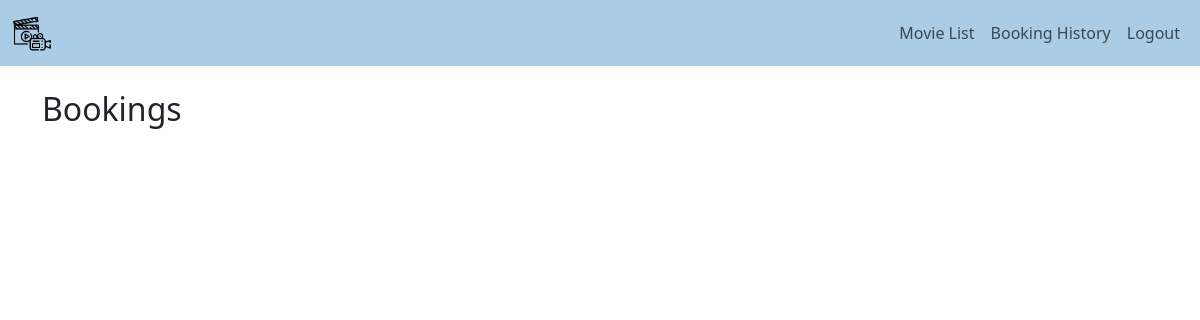
Page /booking_history/ (signed in) on the earlier database version.
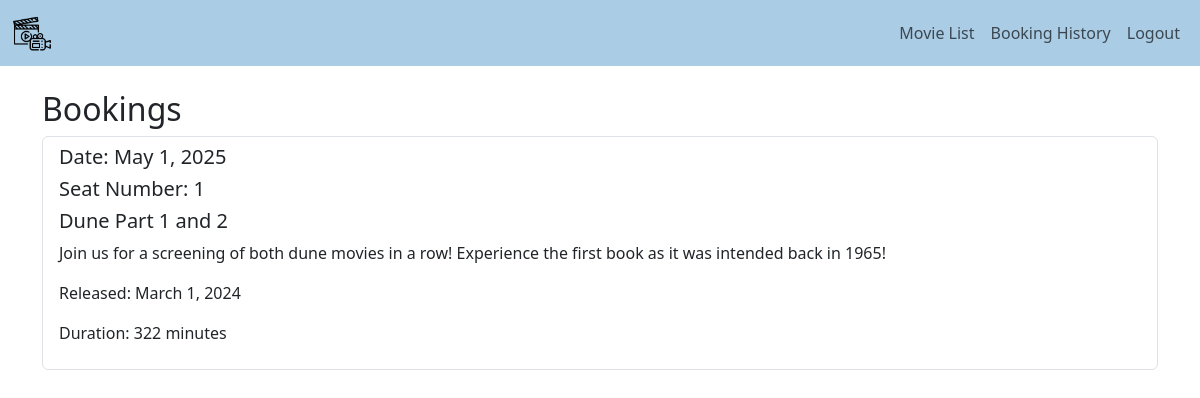
Same page on the later database version.
### bookings/models.py (models this page shows, shortened)
class Booking(models.Model):
    movie = models.ForeignKey(Movie, on_delete=models.PROTECT)
    seat = models.ForeignKey(Seat, on_delete=models.PROTECT)
    user = models.ForeignKey(User, on_delete=models.PROTECT)
    booking_date = models.DateField(default=now)
    class Meta:
        unique_together = ('seat', 'booking_date', 'user')

class Seat(models.Model):
    seat_number = models.SmallIntegerField(validators=[MinValueValidator(1), MaxValueValidator(10)], unique=True)
    booking_status = models.BooleanField(default=False)

class Movie(models.Model):
    title = models.CharField(max_length = 255)
    description = models.TextField()
    release_date = models.DateField()
    duration = models.PositiveIntegerField(help_text="Duration of movie in minutes")

### bookings/views.py (the view)
# urls.py: path('booking_history/', views.booking_history, name='booking_history'),
@login_required
def booking_history(request):
    bookings = Booking.objects.filter(user=request.user)
    return render(request, 'bookings/booking_history.html', {'bookings': bookings})

### bookings/templates/bookings/booking_history.html (shortened to what this page needs)
{% extends 'bookings/base.html' %}
{% block content %}
<h2>Bookings</h2>
<ul class='list-group'>
    {% for booking in bookings %}
        <li class='list-group-item'>
            <h5>Date: {{booking.booking_date}}</h5>
            <h5>Seat Number: {{booking.seat.seat_number}}</h5>
            <h5>{{booking.movie.title}}</h5>
            <p>{{booking.movie.description}}</p>
            <p>Released: {{booking.movie.release_date}}</p>
            <p>Duration: {{booking.movie.duration}} minutes</p>
        </li>
    {% endfor %}
</ul>
{% endblock %}

### bookings/templates/bookings/base.html (shortened to what this page needs)
{% load static %}
<!DOCTYPE html>
<html>
    <head>
        <link href="https://cdn.jsdelivr.net/npm/bootstrap@5.3.3/dist/css/bootstrap.min.css" rel="stylesheet">
    </head>
    <body>
        <nav class="navbar navbar-expand-lg navbar-light" style="background-color: #aacce5;">
            <div class="container-fluid">
                <a class="navbar-brand" href="#">
                    <img  src="{% static 'media/movie_logo.png' %}" style="width:40px;" alt="Movie Logo">
                </a>
                <div class="collapse navbar-collapse" id="navbarNav">
                    <ul class="navbar-nav ms-auto">
                        <li class="nav-item active">
                            <a class="nav-link" href="{% url 'movie_list' %}">Movie List</a>
                        </li>
                        <li>
                            <a class="nav-link" href="booking_history">Booking History</a>
                        </li>
                        <li>
                            {% if user.is_authenticated %}
                                <a class="nav-link" href="accounts/logout">Logout</a>
                            {% else %}
                                <a class="nav-link" href="accounts/login">Login</a>
                            {% endif %}
                        </li>
                    </ul>
                </div>
            </div>
        </nav>
        <div class="container mt-4">
            {% block content %}
            {% endblock content %}
        </div>
    </body>
</html>

Differences in the rows shown:
added Booking: booking_date "May 1, 2025", seat.seat_number "1", movie "Dune Part 1 and 2", movie.description "Join us for a screening of both dune movies in a row! Experience the first book as it was intended back in 1965!", movie.release_date "March 1, 2024", movie.duration "322"
